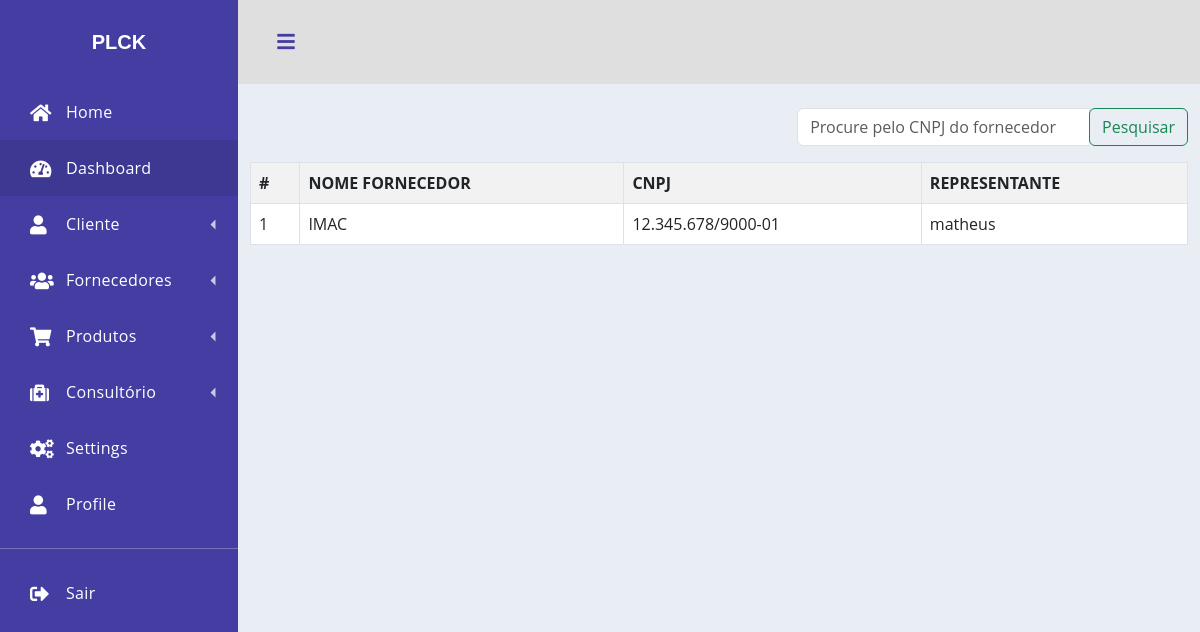
The app's page /Views?page=listarFornecedor (signed in) with its own data.
### tables this page shows
CREATE TABLE `fornecedor` (
  `id` int(11) NOT NULL,
  `cnpj` char(50) DEFAULT NULL,
  `emailEmpresa` char(100) DEFAULT NULL,
  `emailRepresentante` char(100) DEFAULT NULL,
  `endereco` char(100) DEFAULT NULL,
  `nomeEmpresa` char(100) DEFAULT NULL,
  `nomeRepresentante` char(100) DEFAULT NULL
);

### Views/fornecedor/listarFornecedor.php (the view, shortened to what this page needs)
<!DOCTYPE html>
<head>
</head>
<body>
    <div class="container">
        <?php
            $paginaAtual = isset($_GET['pagina']) ? $_GET['pagina'] : 1;
            $resultadosPorPagina = 50;
            $offset = ($paginaAtual - 1) * $resultadosPorPagina;
            $sql = "SELECT nomeEmpresa, cnpj, nomeRepresentante, emailRepresentante FROM fornecedor LIMIT $offset, $resultadosPorPagina";
            $stmt = $conn->query($sql);
            print "<br>";
            print "<div class='d-flex justify-content-end'>";
            print "<div class='col-md-5'>";
            print "<div class='input-group'>";
            print "<input class='form-control' type='text' placeholder='Procure pelo CNPJ do fornecedor'>";
            print "<div class='input-group-append'>";
            print "<button class='btn btn-outline-success' type='submit'>Pesquisar</button>";
            print "</div>";
            print "</div>";
            print "</div>";
            print "</div>";
            if ($stmt->rowCount() > 0) {
                print "<table class='table table-hover table-striped table-bordered mt-3'>";
                print "<tr>";
                print "<th>#</th>";
                print "<th>NOME FORNECEDOR</th>";
                print "<th>CNPJ</th>";
                print "<th>REPRESENTANTE</th>";
                print "</tr>";
                $index = $offset;
                while ($row = $stmt->fetch(PDO::FETCH_ASSOC)) {
                    $nomeEmpresa = $row['nomeEmpresa'];
                    $cnpj = $row['cnpj'];
                    $nomeRepresentante = $row['nomeRepresentante'];
                    print "<tr>";
                    print "<td>".++$index."</td>";
                    print "<td>".$nomeEmpresa."</td>";
                    print "<td>".$cnpj."</td>";
                    print "<td>".$nomeRepresentante."</td>";
                    print "</tr>";
                }
                print("</table>");
            } else {
                print "<p class='alert alert-danger mt-5'>Nenhum cadastro foi encontrado!</p>";
            }
        ?>
    </div>
</body>
</html>

### Views/index.php (style rules this page uses)
*, *::before, *::after { -webkit-box-sizing: border-box; box-sizing: border-box; }
body { margin: 0; font-family: "Open Sans", -apple-system, BlinkMacSystemFont, "Segoe UI", Roboto, "Helvetica Neue", Arial, sans-serif, "Apple Color Emoji", "Segoe UI Emoji", "Segoe UI Symbol", "Noto Color Emoji"; font-size: 1rem; font-weight: 400; line-height: 1.5; color: #515151; text-align: left; background-color: #e9edf4; }

### records on screen
fornecedor: nomeEmpresa "IMAC", cnpj "12.345.678/9000-01", nomeRepresentante "matheus"
